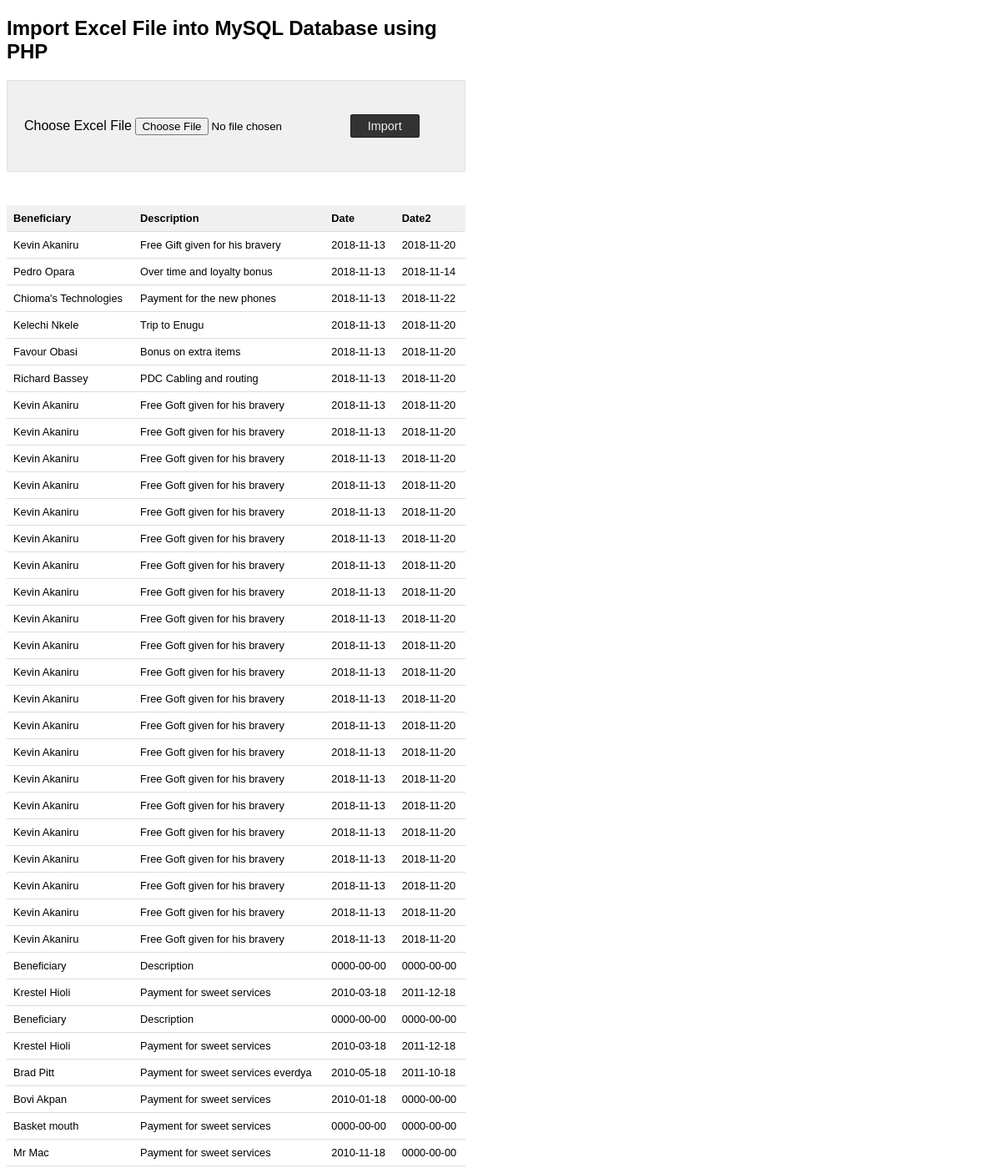
Page /staff/page.php on the committed database.
### tables this page shows
CREATE TABLE `records` (
  `id` int(10) NOT NULL,
  `beneficiary` varchar(100) NOT NULL,
  `amount` varchar(1000) NOT NULL,
  `description` varchar(255) NOT NULL,
  `entrydate` date NOT NULL,
  `paydate` date NOT NULL,
  `status` text NOT NULL
);

### staff/page.php (the view, shortened to what this page needs)
<?php
require_once('../includes/connect.php');
?>
<!DOCTYPE html>
<html>
<head>
</head>
<body>
    <h2>Import Excel File into MySQL Database using PHP</h2>
    <div class="outer-container">
        <form action="" method="post"
            name="frmExcelImport" id="frmExcelImport" enctype="multipart/form-data">
            <div>
                <label>Choose Excel
                    File</label> <input type="file" name="file"
                    id="file" accept=".xls,.xlsx">
                <button type="submit" id="submit" name="import"
                    class="btn-submit">Import</button>
            </div>
        </form>
    </div>
<?php
    $sqlSelect = "SELECT * FROM records";
    $result = mysqli_query($dbc, $sqlSelect);
if (mysqli_num_rows($result) > 0)
{
?>
    <table class='tutorial-table'>
        <thead>
            <tr>
                <th>Beneficiary</th>
                <th>Description</th>
                <th>Date</th>
                <th>Date2</th>
            </tr>
        </thead>
<?php
    while ($row = mysqli_fetch_array($result)) {
?>
        <tbody>
        <tr>
            <td><?php  echo $row['beneficiary']; ?></td>
            <td><?php  echo $row['description']; ?></td>
            <td><?php  echo $row['entrydate']; ?></td>
            <td><?php  echo $row['paydate']; ?></td>
        </tr>
<?php
    }
?>
        </tbody>
    </table>
<?php
}
?>
</body>
</html>

### staff/page.php (style rules this page uses)
body { font-family: Arial; width: 550px; }
.outer-container { background: #F0F0F0; border: #e0dfdf 1px solid; padding: 40px 20px; border-radius: 2px; }
.btn-submit { background: #333; border: #1d1d1d 1px solid; border-radius: 2px; color: #f0f0f0; cursor: pointer; padding: 5px 20px; font-size:0.9em; }
.tutorial-table { margin-top: 40px; font-size: 0.8em; border-collapse: collapse; width: 100%; }
.tutorial-table th { background: #f0f0f0; border-bottom: 1px solid #dddddd; padding: 8px; text-align: left; }
.tutorial-table td { background: #FFF; border-bottom: 1px solid #dddddd; padding: 8px; text-align: left; }

### rows in the picture
records: beneficiary "Kevin Akaniru", description "Free Gift given for his bravery", entrydate "2018-11-13", paydate "2018-11-20"
records: beneficiary "Pedro Opara", description "Over time and loyalty bonus", entrydate "2018-11-13", paydate "2018-11-14"
records: beneficiary "Chioma's Technologies", description "Payment for the new phones", entrydate "2018-11-13", paydate "2018-11-22"
records: beneficiary "Kelechi Nkele", description "Trip to Enugu", entrydate "2018-11-13", paydate "2018-11-20"
records: beneficiary "Favour Obasi", description "Bonus on extra items", entrydate "2018-11-13", paydate "2018-11-20"
records: beneficiary "Richard Bassey", description "PDC Cabling and routing", entrydate "2018-11-13", paydate "2018-11-20"
records: beneficiary "Kevin Akaniru", description "Free Goft given for his bravery", entrydate "2018-11-13", paydate "2018-11-20"
records: beneficiary "Kevin Akaniru", description "Free Goft given for his bravery", entrydate "2018-11-13", paydate "2018-11-20"
records: beneficiary "Kevin Akaniru", description "Free Goft given for his bravery", entrydate "2018-11-13", paydate "2018-11-20"
records: beneficiary "Kevin Akaniru", description "Free Goft given for his bravery", entrydate "2018-11-13", paydate "2018-11-20"
records: beneficiary "Kevin Akaniru", description "Free Goft given for his bravery", entrydate "2018-11-13", paydate "2018-11-20"
records: beneficiary "Kevin Akaniru", description "Free Goft given for his bravery", entrydate "2018-11-13", paydate "2018-11-20"
records: beneficiary "Kevin Akaniru", description "Free Goft given for his bravery", entrydate "2018-11-13", paydate "2018-11-20"
records: beneficiary "Kevin Akaniru", description "Free Goft given for his bravery", entrydate "2018-11-13", paydate "2018-11-20"
records: beneficiary "Kevin Akaniru", description "Free Goft given for his bravery", entrydate "2018-11-13", paydate "2018-11-20"
records: beneficiary "Kevin Akaniru", description "Free Goft given for his bravery", entrydate "2018-11-13", paydate "2018-11-20"
records: beneficiary "Kevin Akaniru", description "Free Goft given for his bravery", entrydate "2018-11-13", paydate "2018-11-20"
records: beneficiary "Kevin Akaniru", description "Free Goft given for his bravery", entrydate "2018-11-13", paydate "2018-11-20"
records: beneficiary "Kevin Akaniru", description "Free Goft given for his bravery", entrydate "2018-11-13", paydate "2018-11-20"
records: beneficiary "Kevin Akaniru", description "Free Goft given for his bravery", entrydate "2018-11-13", paydate "2018-11-20"
records: beneficiary "Kevin Akaniru", description "Free Goft given for his bravery", entrydate "2018-11-13", paydate "2018-11-20"
records: beneficiary "Kevin Akaniru", description "Free Goft given for his bravery", entrydate "2018-11-13", paydate "2018-11-20"
records: beneficiary "Kevin Akaniru", description "Free Goft given for his bravery", entrydate "2018-11-13", paydate "2018-11-20"
records: beneficiary "Kevin Akaniru", description "Free Goft given for his bravery", entrydate "2018-11-13", paydate "2018-11-20"
records: beneficiary "Kevin Akaniru", description "Free Goft given for his bravery", entrydate "2018-11-13", paydate "2018-11-20"
records: beneficiary "Kevin Akaniru", description "Free Goft given for his bravery", entrydate "2018-11-13", paydate "2018-11-20"
records: beneficiary "Kevin Akaniru", description "Free Goft given for his bravery", entrydate "2018-11-13", paydate "2018-11-20"
records: beneficiary "Beneficiary", description "Description", entrydate "0000-00-00", paydate "0000-00-00"
records: beneficiary "Krestel Hioli", description "Payment for sweet services", entrydate "2010-03-18", paydate "2011-12-18"
records: beneficiary "Beneficiary", description "Description", entrydate "0000-00-00", paydate "0000-00-00"
records: beneficiary "Krestel Hioli", description "Payment for sweet services", entrydate "2010-03-18", paydate "2011-12-18"
records: beneficiary "Brad Pitt", description "Payment for sweet services everdya", entrydate "2010-05-18", paydate "2011-10-18"
records: beneficiary "Bovi Akpan", description "Payment for sweet services", entrydate "2010-01-18", paydate "0000-00-00"
records: beneficiary "Basket mouth", description "Payment for sweet services", entrydate "0000-00-00", paydate "0000-00-00"
records: beneficiary "Mr Mac", description "Payment for sweet services", entrydate "2010-11-18", paydate "0000-00-00"
